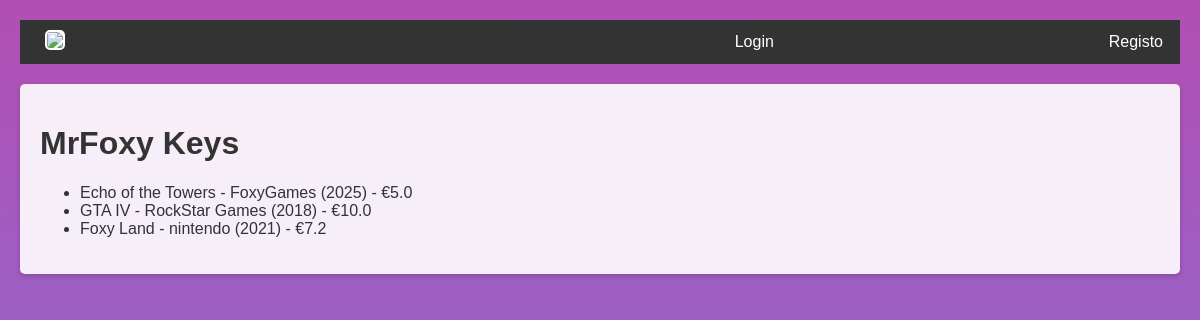
The page /loja on the database its author committed.
### models.py (models this page shows)
class Item(db.Model):
    id = db.Column(db.Integer, primary_key=True)
    nome = db.Column(db.String(200), nullable=False)
    desenvolvedor = db.Column(db.String(50), nullable=False)
    ano = db.Column(db.Integer, nullable=False)
    preco = db.Column(db.Float, nullable=False)
    chaves = db.relationship('Chave', backref='item', lazy=True)

### app.py (the view)
@app.route('/loja')
def listar():
    itens = Item.query.all()
    carrinho_count = Carrinho.query.filter_by(utilizador_id=current_user.id).count() if current_user.is_authenticated else 0
    return render_template('lista.html', itens=itens, loja_nome="MrFoxy Keys", carrinho_count=carrinho_count)

### app.py (called while the page is built)
@app.before_request
def criar_bd():
    db.create_all()

### templates/lista.html (shortened to what this page needs)
{% extends "base.html" %}
{% block conteudo %}
<h1>{{ loja_nome }}</h1>
<ul>
{% for item in itens %}
    {% set chaves_disponiveis = item.chaves | selectattr('disponivel', 'equalto', True) | list %}
    <li>{{ item.nome }} - {{ item.desenvolvedor }} ({{ item.ano }}) - €{{ item.preco }}
    </li>
{% endfor %}
</ul>
{% endblock %}

### templates/base.html (shortened to what this page needs)
<!DOCTYPE html>
<html>
<head>
    <link rel="stylesheet" href="https://cdnjs.cloudflare.com/ajax/libs/font-awesome/6.4.0/css/all.min.css">
    <link rel="stylesheet" href="{{url_for('static',filename='css/style.css')}}">
</head>
<body>
    <nav>
        <a href="{{url_for('index' ) }}">
            <img src="{{ url_for('static', filename='logo.png') }}">
        </a>
        {% if current_user.is_authenticated %}
            <span class="usercolor">Olá, {{ current_user.username }}!</span>
            <a href="{{ url_for('listar') }}">Loja</a>
            <a href="{{ url_for('carrinho') }}" class="cart-icon">
                <i class="fas fa-shopping-cart"></i>
                {% if carrinho_count > 0 %}
                    <span class="cart-count">{{ carrinho_count }}</span>
                {% endif %}
            </a>
            <a href="{{ url_for('historico') }}">Histórico de Compras</a>
            {% if current_user.role == 'admin' %}
                <a href="{{ url_for('adicionar') }}">Adicionar Item</a>
            {% endif %}
            <a href="{{ url_for('logout') }}">Logout</a>
        {% else %}
            <a href="{{ url_for('login') }}">Login</a>
            <a href="{{ url_for('registo') }}">Registo</a>
        {% endif %}
    </nav>
    <main>
        {% block conteudo %}{% endblock %}
    </main>
</body>
</html>

### static/css/style.css (style rules this page uses)
html, body { height: 100vh; margin: 0; padding: 0; font-family: Arial, sans-serif; background: linear-gradient(to top, rgb(79, 79, 218, 0.5), rgb(153, 20, 153, 0.5)); color: white; }
body { padding: 20px; }
nav { display: flex; align-items: center; justify-content: space-between; background-color: #333; padding: 10px; margin-bottom: 20px; }
nav a { color: white; margin-right: 7px; margin-left: 15px; text-decoration: none; }
nav img { height: 50px; border: 2px solid white; border-radius: 5px; background-color: white; }
main { background: rgba(255, 255, 255, 0.9); padding: 20px; border-radius: 5px; margin: 0 auto; max-width: 1200px; box-shadow: 0 2px 5px rgba(0, 0, 0, 0.2); color: #333; }

### rows shown on the page
Item: nome "Echo of the Towers", desenvolvedor "FoxyGames", ano "2025", preco "5.0"
Item: nome "GTA IV", desenvolvedor "RockStar Games", ano "2018", preco "10.0"
Item: nome "Foxy Land", desenvolvedor "nintendo", ano "2021", preco "7.2"

### other values the page prints
{{ loja_nome }} "MrFoxy Keys"
